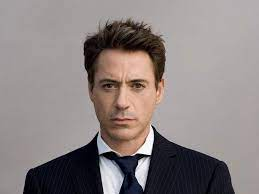
#> input picture face_alignment/test_images/img1.jpeg, 259 x 194 px
$ python -i stage2.py   (imports and definitions only)   (older library calls are emulated)
#> lines starting #> are read from the running program, lines starting #| are printed output that depends on the picture
# stage2.py
import os
import cv2
import csv
import argparse
import numpy as np
from typing import List, Dict

IMG_EXTS = (".jpg", ".png", ".jpeg")


# ============================================================
# Utility
# ============================================================

# [26 lines left out: functions list_images, load_img, find_aligned_anchor, not called in this run]

# ============================================================
# Degradation measurement (identity-blind)
# ============================================================

def blur_score(img):
    gray = cv2.cvtColor(img, cv2.COLOR_BGR2GRAY)
    return cv2.Laplacian(gray, cv2.CV_64F).var()


def noise_score(img):
    blur = cv2.GaussianBlur(img, (3, 3), 0)
    hf = img.astype(np.float32) - blur.astype(np.float32)
    return np.mean(np.abs(hf))


def compute_degradation_scalar(img):
    """
    Conservative, fixed normalization.
    Reviewer-safe, dataset-agnostic.
    """
    B = blur_score(img)
    N = noise_score(img)

    Bn = np.clip(B / 300.0, 0.0, 1.0)
    Nn = np.clip(N / 20.0, 0.0, 1.0)

    # Blur is less dangerous than noise for identity
    S = 0.4 * (1.0 - Bn) + 0.6 * Nn
    return float(S)


# [113 lines left out: functions bucket_degradation, load_adaface, compute_identity, list_all_candidates, run_stage2, not called in this run]


# ============================================================
# CLI
# ============================================================

# [29 lines not run here, left out]

>>> import cv2
>>> picture = cv2.imread('face_alignment/test_images/img1.jpeg')
#> picture is the input picture: shape (194, 259, 3); mean B, G, R 129.6, 130.3, 139.4
>>> result = compute_degradation_scalar(picture)
#> in blur_score, `gray = cv2.cvtColor(img, cv2.COLOR_BGR2GRAY)`:
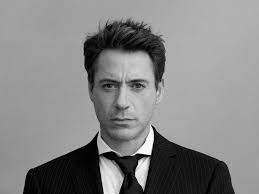
#> gray: shape (194, 259); min 0, max 255, mean 133
#> in compute_degradation_scalar, `B = blur_score(img)`: B = 852.8
#> in noise_score, `hf = img.astype(np.float32) - blur.astype(np.float32)`:
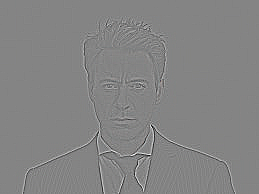
#> hf: shape (194, 259, 3) float32; mean B, G, R 0, 0, 0; drawn with min black and max white
#> in compute_degradation_scalar, `N = noise_score(img)`: N = 2.21
#> in compute_degradation_scalar, `Bn = np.clip(B / 300.0, 0.0, 1.0)`: Bn = 1
#> in compute_degradation_scalar, `Nn = np.clip(N / 20.0, 0.0, 1.0)`: Nn = 0.11
#> in compute_degradation_scalar, `S = 0.4 * (1.0 - Bn) + 0.6 * Nn`: S = 0.0662
#> result = 0.0662

$ run again, on face_alignment/test_images/img3.jpeg
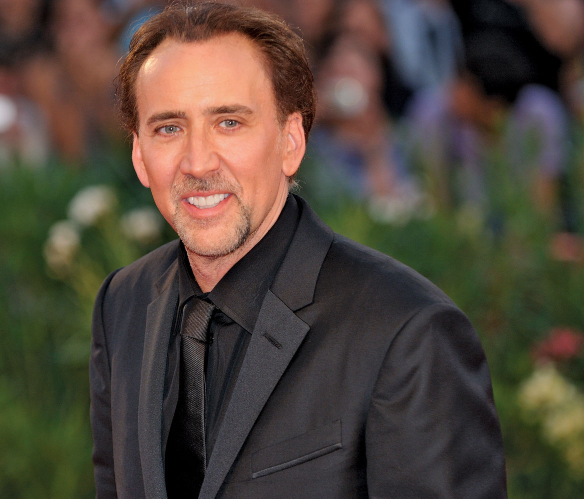
#> input picture face_alignment/test_images/img3.jpeg, 1168 x 998 px (shown at 1/2 size)
#> picture is the input picture: shape (998, 1168, 3); mean B, G, R 59.1, 69.6, 80.3
#> in blur_score, `gray = cv2.cvtColor(img, cv2.COLOR_BGR2GRAY)`:
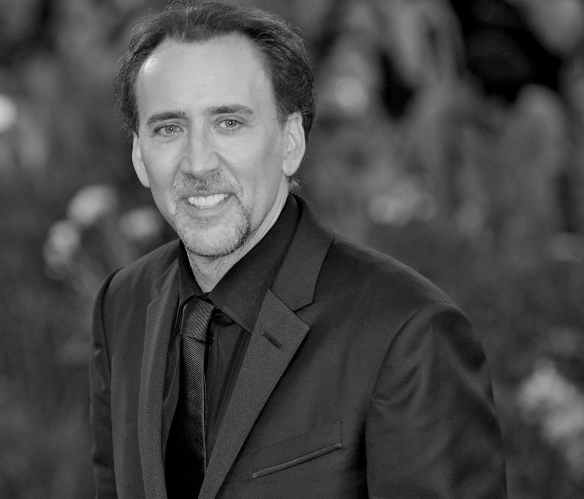
#> gray: shape (998, 1168) (shown at 1/2 size); min 0, max 251, mean 71.6
#> B = 542.8
#> in noise_score, `hf = img.astype(np.float32) - blur.astype(np.float32)`:
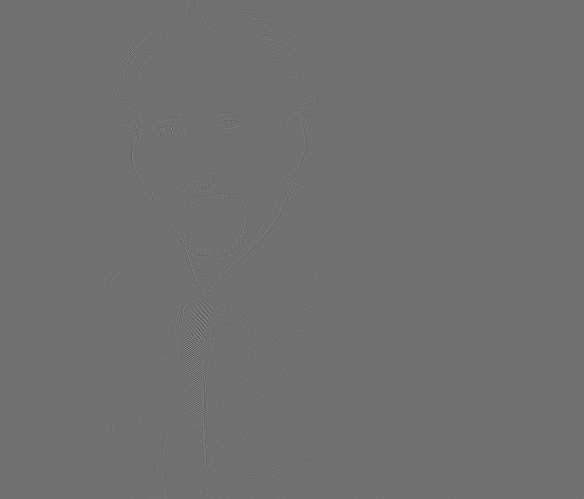
#> hf: shape (998, 1168, 3) float32 (shown at 1/2 size); mean B, G, R 0, 0, 0; drawn with min black and max white
#> N = 2.01
#> Bn = 1
#> Nn = 0.101
#> S = 0.0603
